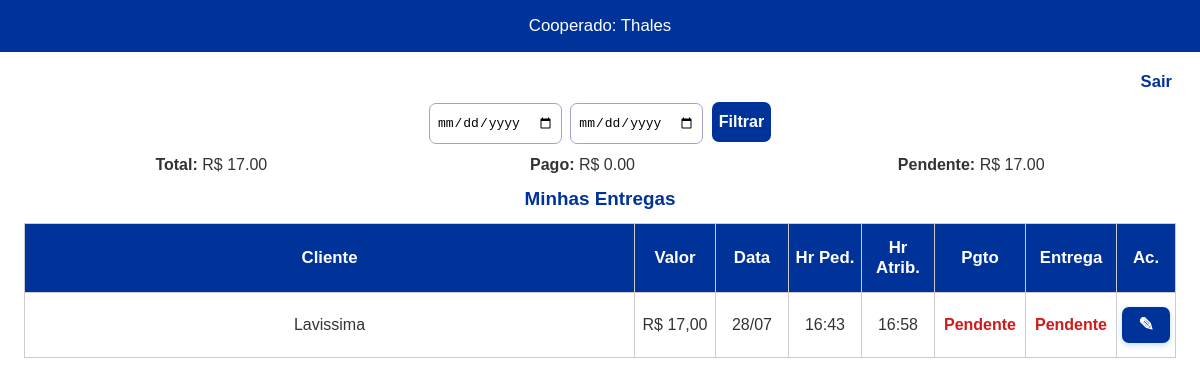
Screenshot of /painel_cooperado (signed in) with the database file from the repository.
### app.py (models this page shows)
class Entrega(db.Model):
    id = db.Column(db.Integer, primary_key=True)
    cliente = db.Column(db.String(100), nullable=False)
    bairro = db.Column(db.String(50), nullable=False)
    valor = db.Column(db.Float, nullable=False)
    data_envio = db.Column(db.DateTime, nullable=False, default=datetime.utcnow)
    data_atribuida = db.Column(db.DateTime, nullable=True)
    cooperado_id = db.Column(db.Integer, db.ForeignKey('cooperado.id'), nullable=True)
    status_pagamento = db.Column(db.String(20), nullable=True)  # "Pago" ou "Pendente"
    status = db.Column(db.String(20), nullable=True)            # "recebido"/"pendente"
    pagamento = db.Column(db.String(20), default="Dinheiro")    # <==== ADICIONADO
    cooperado = db.relationship('Cooperado', backref='entregas')

### app.py (the view)
@app.route('/painel_cooperado')
def painel_cooperado():
    if session.get('user_id') is None or session.get('is_admin'):
        return redirect(url_for('login'))
    user_id = session['user_id']
    inicio = request.args.get('inicio')
    fim = request.args.get('fim')
    query = Entrega.query.filter(Entrega.cooperado_id == user_id)
    if inicio:
        query = query.filter(Entrega.data_envio >= datetime.strptime(inicio, "%Y-%m-%d"))
    if fim:
        query = query.filter(Entrega.data_envio <= datetime.strptime(fim, "%Y-%m-%d") + timedelta(days=1))
    entregas = query.order_by(Entrega.data_envio.desc()).all()
    total_geral = sum(e.valor for e in entregas)
    total_pago = sum(e.valor for e in entregas if e.status_pagamento and e.status_pagamento.lower() == 'pago')
    total_pendente = total_geral - total_pago
    return render_template('painel_cooperado.html', entregas=entregas, total_geral=total_geral,
                           total_pago=total_pago, total_pendente=total_pendente, request=request)

### templates/painel_cooperado.html (shortened to what this page needs)
<!DOCTYPE html>
<html lang="pt-br">
<head>
</head>
<body>
    <header>
        Cooperado: {{ session['user_nome'] }}
    </header>
    <div class="container">
        <a class="logout" href="{{ url_for('logout') }}">Sair</a>
        <form method="get" class="filtros">
            <input type="date" name="inicio" value="{{ request.args.get('inicio', '') }}">
            <input type="date" name="fim" value="{{ request.args.get('fim', '') }}">
            <button type="submit">Filtrar</button>
        </form>
        <div class="estatisticas">
            <div><b>Total:</b> R$ {{ "%.2f"|format(total_geral or 0) }}</div>
            <div><b>Pago:</b> R$ {{ "%.2f"|format(total_pago or 0) }}</div>
            <div><b>Pendente:</b> R$ {{ "%.2f"|format(total_pendente or 0) }}</div>
        </div>
        <h2>Minhas Entregas</h2>
        <div class="table-container">
            <table>
                <thead>
                    <tr>
                        <th class="col-c">Cliente</th>
                        <th class="col-v">Valor</th>
                        <th class="col-d">Data</th>
                        <th class="col-hp">Hr Ped.</th>
                        <th class="col-ha">Hr Atrib.</th>
                        <th class="col-pg">Pgto</th>
                        <th class="col-e">Entrega</th>
                        <th class="col-a">Ac.</th>
                    </tr>
                </thead>
                <tbody>
                    {% for e in entregas %}
                    <tr>
                        <td class="col-c">{{ e.cliente }}</td>
                        <td class="col-v">R$ {{ '%.2f'|format(e.valor) | replace('.', ',') }}</td>
                        <td class="col-d">{{ e.data_envio.strftime('%d/%m') if e.data_envio else '-' }}</td>
                        <td class="col-hp">{{ e.data_envio.strftime('%H:%M') if e.data_envio else '-' }}</td>
                        <td class="col-ha">{{ e.data_atribuida.strftime('%H:%M') if e.data_atribuida else '-' }}</td>
                        <td class="col-pg">
                          <span class="{{ 'status-pago' if e.status_pagamento and e.status_pagamento|lower == 'pago' else 'status-pendente' }}">
                            {{ e.status_pagamento if e.status_pagamento else 'Pendente' }}
                          </span>
                        </td>
                        <td class="col-e">
                          <span class="{{ 'status-pago' if e.status == 'recebido' else 'status-pendente' }}">
                            {{ 'Entregue' if e.status == 'recebido' else 'Pendente' }}
                          </span>
                        </td>
                        <td class="col-a">
                            <a class="btn" href="{{ url_for('editar_entrega', id=e.id) }}">✎</a>
                        </td>
                    </tr>
                    {% else %}
                    <tr><td colspan="8">Nenhuma entrega encontrada.</td></tr>
                    {% endfor %}
                </tbody>
            </table>
        </div>
    </div>
</body>
</html>

### templates/painel_cooperado.html (style rules this page uses)
body { margin: 0; font-family: Arial, sans-serif; background: #fff; color: #333; }
header { background: #003399; color: #fff; padding: 1rem; text-align: center; font-size: 1.05rem; }
.container { padding: 8px 2vw; max-width: 100vw; margin: 0 auto; }
.logout { display: block; text-align: right; margin: 12px 4px 10px 0; color: #003399; text-decoration: none; font-weight: bold; font-size: 1.04em; }
h2 { color: #003399; text-align: center; font-size: 1.18rem; margin: 12px 0 8px 0; }
.estatisticas { font-size: 1em; margin: 3px 0 6px 0; display: flex; justify-content: space-around; }
.estatisticas div { margin: 2px 0; }
form.filtros { text-align: center; margin-bottom: 10px; }
form.filtros input, form.filtros button { margin: 0 2px; padding: 11px 7px; font-size: 1em; border-radius: 7px; border: 1.2px solid #a3a3c9; }
form.filtros button { background: #003399; color: #fff; border: none; font-weight: bold; }
.table-container { overflow-x: auto; margin-bottom: 12px; }
table { width: 100%; border-collapse: collapse; margin: 5px 0 0 0; font-size: 1em; min-width: 630px; }
th, td { border: 1px solid #ccc; padding: 14px 5px; text-align: center; }
th { background: #003399; color: #fff; font-size: 1.05em; }
.col-c { max-width: 85px; }
.col-v { width: 70px; }
.col-d, .col-hp, .col-ha { width: 62px; }
.col-pg, .col-e { width: 80px; }
.col-a { width: 48px; }
.status-pendente { color: #d11a1a; font-weight: bold; }
a.btn { padding: 7px 16px; background: #003399; color: #fff; text-decoration: none; border-radius: 7px; font-size: 1.17em; display: inline-block; font-weight: bold; box-shadow: 0 2px 6px #c3dafc; }

### rows the page displays
Entrega: cliente "Lavissima", valor "17,00", data_envio "28/07", data_envio "16:43", data_atribuida "16:58", status_pagamento "Pendente", status "Pendente"

### other values shown
{{ session['user_nome'] }} "Thales"
{{ "%.2f"|format(total_geral or 0) }} "17.00"
{{ "%.2f"|format(total_pago or 0) }} "0.00"
{{ "%.2f"|format(total_pendente or 0) }} "17.00"
